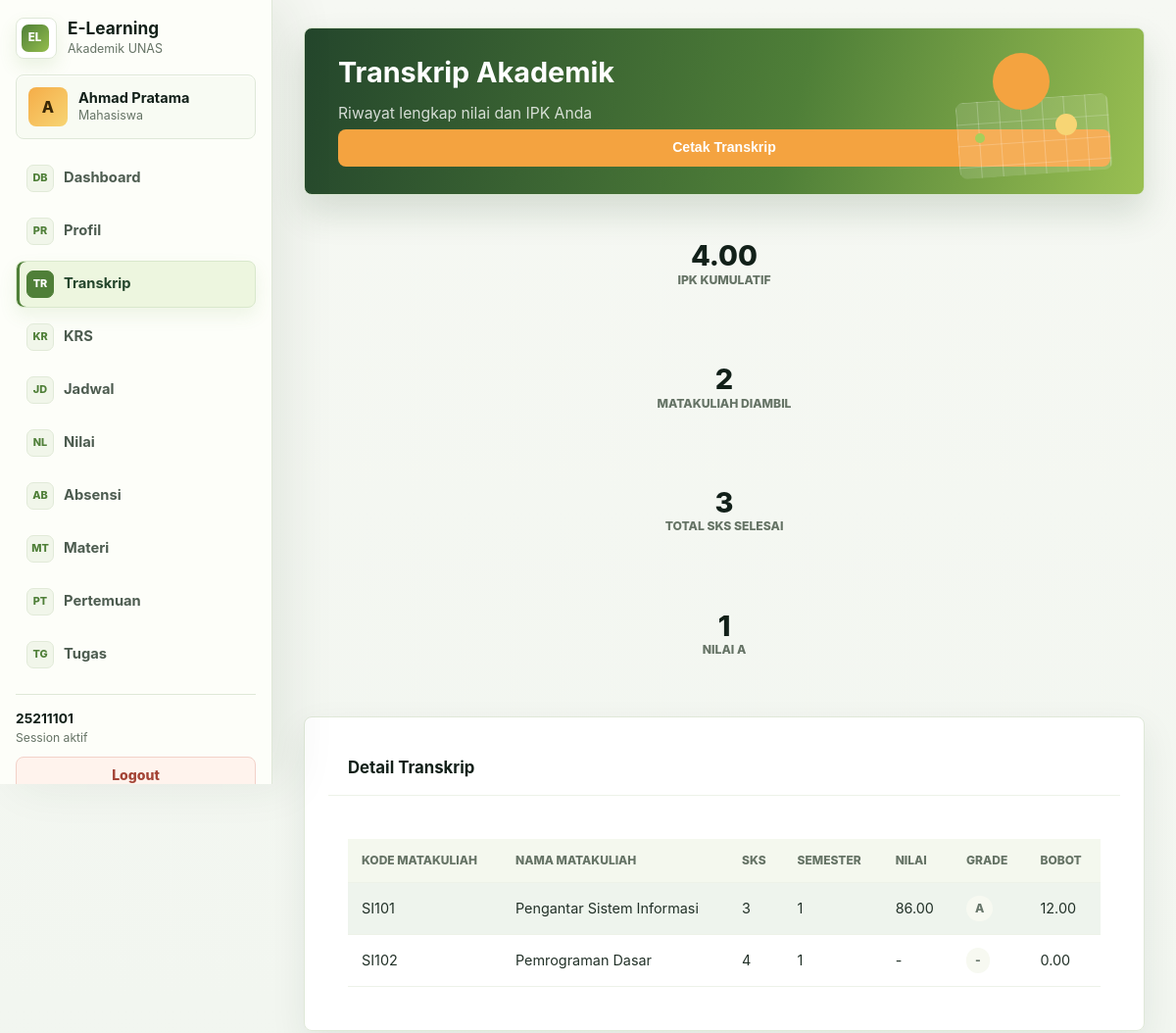
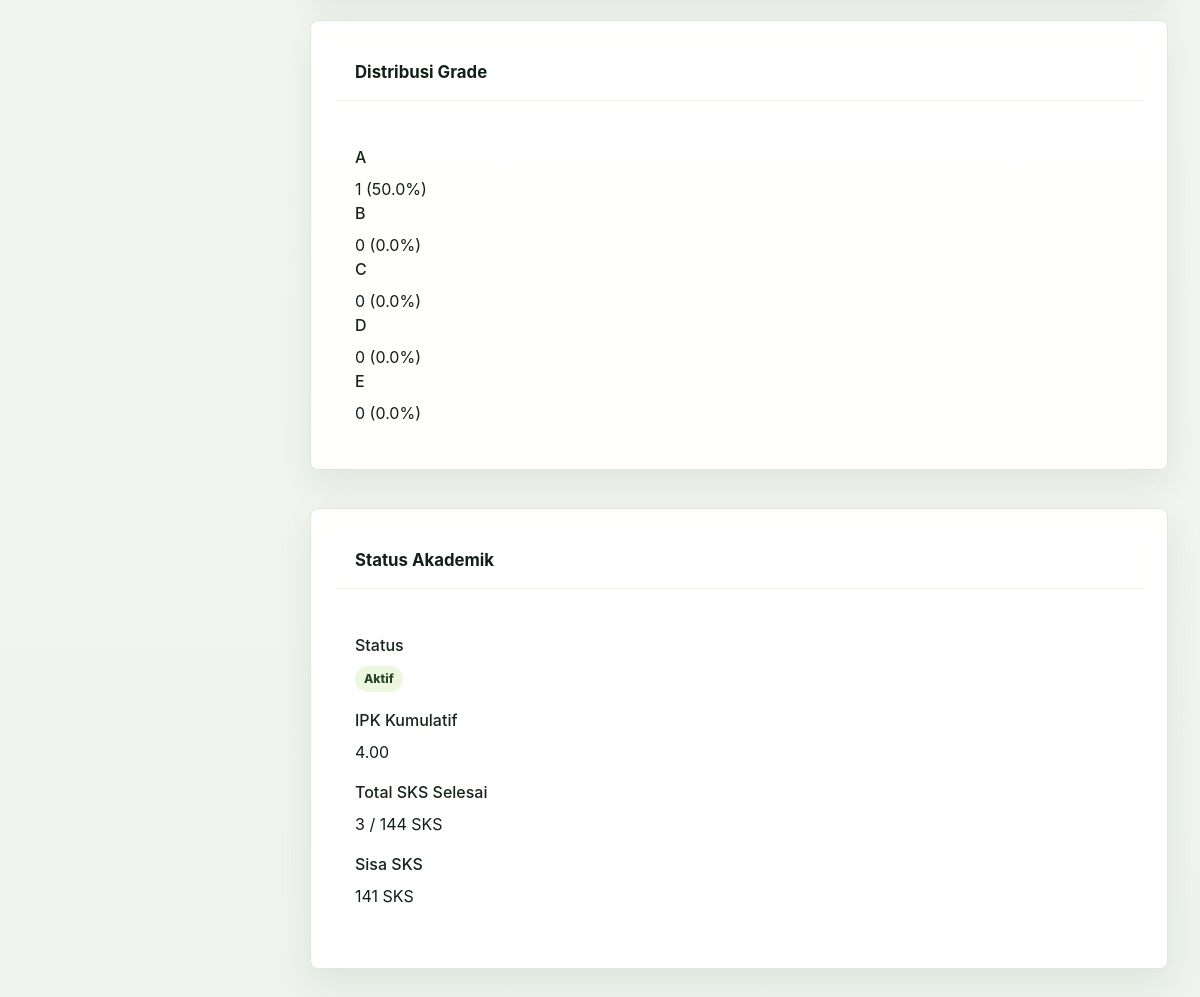
/src/mahasiswa/transkrip.php (signed in), run on the app's committed database (2 pictures, top to bottom).
### tables this page shows
CREATE TABLE IF NOT EXISTS mahasiswa (
  id INT PRIMARY KEY AUTO_INCREMENT,
  user_id INT NOT NULL UNIQUE,
  nim VARCHAR(20) UNIQUE,
  jurusan_id INT NOT NULL,
  tahun_angkatan INT NOT NULL,
  semester_saat_ini INT DEFAULT 1,
  total_sks_diambil INT DEFAULT 0,
  total_sks_lulus INT DEFAULT 0,
  ipk DECIMAL(3,2) DEFAULT 0.00,
  status_akademik ENUM('aktif', 'cuti', 'lulus', 'drop') DEFAULT 'aktif',
  created_at TIMESTAMP DEFAULT CURRENT_TIMESTAMP,
  updated_at TIMESTAMP DEFAULT CURRENT_TIMESTAMP ON UPDATE CURRENT_TIMESTAMP,
  FOREIGN KEY (user_id) REFERENCES users(id) ON DELETE CASCADE,
  FOREIGN KEY (jurusan_id) REFERENCES jurusan(id),
  INDEX idx_jurusan (jurusan_id),
  INDEX idx_tahun_angkatan (tahun_angkatan)
);

CREATE TABLE IF NOT EXISTS users (
  id INT PRIMARY KEY AUTO_INCREMENT,
  username VARCHAR(8) UNIQUE NOT NULL,
  password VARCHAR(255) NOT NULL,
  nama_lengkap VARCHAR(100) NOT NULL,
  nama_depan VARCHAR(50) NOT NULL,
  email VARCHAR(100),
  role ENUM('mahasiswa', 'dosen', 'admin') NOT NULL,
  status ENUM('aktif', 'nonaktif') DEFAULT 'aktif',
  last_login TIMESTAMP NULL,
  created_at TIMESTAMP DEFAULT CURRENT_TIMESTAMP,
  updated_at TIMESTAMP DEFAULT CURRENT_TIMESTAMP ON UPDATE CURRENT_TIMESTAMP,
  INDEX idx_username (username),
  INDEX idx_role (role)
);

CREATE TABLE IF NOT EXISTS krs (
  id INT PRIMARY KEY AUTO_INCREMENT,
  mahasiswa_id INT NOT NULL,
  matakuliah_id INT NOT NULL,
  kelas_id INT NOT NULL,
  semester INT NOT NULL,
  tahun_akademik VARCHAR(9) NOT NULL,
  status_krs ENUM('diambil', 'lulus', 'gagal', 'batal') DEFAULT 'diambil',
  nilai_akhir DECIMAL(5,2),
  grade VARCHAR(2),
  created_at TIMESTAMP DEFAULT CURRENT_TIMESTAMP,
  updated_at TIMESTAMP DEFAULT CURRENT_TIMESTAMP ON UPDATE CURRENT_TIMESTAMP,
  FOREIGN KEY (mahasiswa_id) REFERENCES mahasiswa(id) ON DELETE CASCADE,
  FOREIGN KEY (matakuliah_id) REFERENCES matakuliah(id),
  FOREIGN KEY (kelas_id) REFERENCES kelas(id),
  UNIQUE KEY unique_krs (mahasiswa_id, matakuliah_id, tahun_akademik),
  INDEX idx_mahasiswa (mahasiswa_id),
  INDEX idx_matakuliah (matakuliah_id),
  INDEX idx_tahun_akademik (tahun_akademik)
);

CREATE TABLE IF NOT EXISTS matakuliah (
  id INT PRIMARY KEY AUTO_INCREMENT,
  kode_matkul VARCHAR(10) UNIQUE NOT NULL,
  nama_matkul VARCHAR(100) NOT NULL,
  sks INT NOT NULL,
  semester INT NOT NULL,
  jurusan_id INT NOT NULL,
  deskripsi TEXT,
  created_at TIMESTAMP DEFAULT CURRENT_TIMESTAMP,
  updated_at TIMESTAMP DEFAULT CURRENT_TIMESTAMP ON UPDATE CURRENT_TIMESTAMP,
  FOREIGN KEY (jurusan_id) REFERENCES jurusan(id),
  INDEX idx_semester (semester),
  INDEX idx_jurusan (jurusan_id)
);

### src/auth/check_auth.php (called while the page is built, shortened)
<?php
function isLoggedIn() {
  return isset($_SESSION['user_id']) && !empty($_SESSION['user_id']);
}
function getCurrentUser() {
  return [
    'id' => $_SESSION['user_id'],
    'username' => $_SESSION['username'],
    'nama_lengkap' => $_SESSION['nama_lengkap'],
    'role' => $_SESSION['role'],
    'email' => $_SESSION['email'] ?? null
  ];
}
?>

### src/helpers/db.php (called while the page is built, shortened)
<?php
function executeQuery($conn, $sql, $params = [], $types = '') {
  try {
    $stmt = $conn->prepare($sql);
    if (!empty($params)) {
      $stmt->bind_param($types, ...$params);
    }
    if (!$stmt->execute()) {
      throw new Exception("Execute failed: " . $stmt->error);
    }
    return $stmt;
  } catch (Exception $e) {
    error_log("Database error: " . $e->getMessage());
    return false;
  }
}
function fetchRow($conn, $sql, $params = [], $types = '') {
  $stmt = executeQuery($conn, $sql, $params, $types);
  $result = $stmt->get_result();
  $row = $result->fetch_assoc();
  return $row;
}
function fetchOne($conn, $sql, $params = [], $types = '') {
  return fetchRow($conn, $sql, $params, $types);
}
function fetchAll($conn, $sql, $params = [], $types = '') {
  $stmt = executeQuery($conn, $sql, $params, $types);
  $result = $stmt->get_result();
  $rows = [];
  while ($row = $result->fetch_assoc()) {
    $rows[] = $row;
  }
  return $rows;
}
function getMahasiswaByUserId($conn, $userId) {
  return fetchRow($conn, "
    SELECT m.*, j.nama_jurusan, u.nama_lengkap, u.email
    FROM mahasiswa m
    JOIN jurusan j ON m.jurusan_id = j.id
    JOIN users u ON m.user_id = u.id
    WHERE m.user_id = ?
  ", [$userId], 'i');
}
function calculateGPA($grade) {
  $gradePoints = [
    'A' => 4.0,
    'A-' => 3.7,
    'B+' => 3.3,
    'B' => 3.0,
    'B-' => 2.7,
    'C+' => 2.3,
    'C' => 2.0,
    'D' => 1.0,
    'E' => 0.0
  ];
  return $gradePoints[$grade] ?? 0.0;
}
function calculateIPK($conn, $mahasiswaId) {
  $result = fetchOne($conn, "
    SELECT AVG(CASE
      WHEN grade = 'A' THEN 4.0
      WHEN grade = 'A-' THEN 3.7
      WHEN grade = 'B+' THEN 3.3
      WHEN grade = 'B' THEN 3.0
      WHEN grade = 'B-' THEN 2.7
      WHEN grade = 'C+' THEN 2.3
      WHEN grade = 'C' THEN 2.0
      WHEN grade = 'D' THEN 1.0
      ELSE 0.0
    END) as ipk
    FROM krs
    WHERE mahasiswa_id = ? AND grade IS NOT NULL
  ", [$mahasiswaId], 'i');
  return $result['ipk'] ?? 0;
}
function getTranskrip($conn, $mahasiswaId) {
  return fetchAll($conn, "
    SELECT k.*, m.kode_matkul, m.nama_matkul, m.sks, m.semester
    FROM krs k
    JOIN matakuliah m ON k.matakuliah_id = m.id
    WHERE k.mahasiswa_id = ?
    ORDER BY m.semester ASC, m.kode_matkul ASC
  ", [$mahasiswaId], 'i');
}
function getTotalSKSCompleted($conn, $mahasiswaId) {
  $result = fetchOne($conn, "
    SELECT SUM(m.sks) as total_sks
    FROM krs k
    JOIN matakuliah m ON k.matakuliah_id = m.id
    WHERE k.mahasiswa_id = ? AND k.grade IS NOT NULL
  ", [$mahasiswaId], 'i');
  return $result['total_sks'] ?? 0;
}
function getGradeDistribution($conn, $mahasiswaId) {
  $result = fetchAll($conn, "
    SELECT grade, COUNT(*) as count
    FROM krs
    WHERE mahasiswa_id = ? AND grade IS NOT NULL
    GROUP BY grade
  ", [$mahasiswaId], 'i');
  $distribution = [];
  foreach ($result as $r) {
    $distribution[$r['grade']] = $r['count'];
  }
  return $distribution;
}

### src/mahasiswa/transkrip.php (the view, shortened to what this page needs)
<?php
require_once __DIR__ . '/../../config/database.php';
require_once __DIR__ . '/../helpers/db.php';
require_once __DIR__ . '/../auth/check_auth.php';
$user = getCurrentUser();
$mahasiswa = getMahasiswaByUserId($conn, $user['id']);
$ipk = calculateIPK($conn, $mahasiswa['id']);
$transkrip = getTranskrip($conn, $mahasiswa['id']);
?>
<!DOCTYPE html>
<html lang="id">
<head>
    <link rel="stylesheet" href="/elearning_unas/public/css/style.css?v=20260702-fix3">
  <link rel="stylesheet" href="/elearning_unas/public/css/app.css?v=20260702-fix3">
</head>
<body>
    <div class="container-main">
        <?php include __DIR__ . '/../components/sidebar.php'; ?>
        <main class="content">
            <div class="page-header">
                <h1>Transkrip Akademik</h1>
                <p>Riwayat lengkap nilai dan IPK Anda</p>
                <button class="btn btn-secondary" onclick="window.print()">Cetak Transkrip</button>
            </div>
            <div class="grid grid-4">
                <div class="card-stat">
                    <div class="stat-value"><?php echo number_format($ipk, 2); ?></div>
                    <div class="stat-label">IPK Kumulatif</div>
                </div>
                <div class="card-stat">
                    <div class="stat-value"><?php echo count($transkrip); ?></div>
                    <div class="stat-label">Matakuliah Diambil</div>
                </div>
                <div class="card-stat">
                    <div class="stat-value"><?php echo getTotalSKSCompleted($conn, $mahasiswa['id']); ?></div>
                    <div class="stat-label">Total SKS Selesai</div>
                </div>
                <div class="card-stat">
                    <div class="stat-value"><?php echo getGradeDistribution($conn, $mahasiswa['id'])['A'] ?? 0; ?></div>
                    <div class="stat-label">Nilai A</div>
                </div>
            </div>
            <div class="card">
                <div class="card-header">
                    <h2>Detail Transkrip</h2>
                </div>
                <div class="card-body">
                    <table class="table table-striped">
                        <thead>
                            <tr>
                                <th>Kode Matakuliah</th>
                                <th>Nama Matakuliah</th>
                                <th>SKS</th>
                                <th>Semester</th>
                                <th>Nilai</th>
                                <th>Grade</th>
                                <th>Bobot</th>
                            </tr>
                        </thead>
                        <tbody>
                            <?php
                            foreach ($transkrip as $t):
                                $bobot = calculateGPA($t['grade']) * $t['sks'];
                            ?>
                            <tr>
                                <td><?php echo htmlspecialchars($t['kode_matkul']); ?></td>
                                <td><?php echo htmlspecialchars($t['nama_matkul']); ?></td>
                                <td><?php echo $t['sks']; ?></td>
                                <td><?php echo $t['semester']; ?></td>
                                <td><?php echo $t['nilai_akhir'] ?? '-'; ?></td>
                                <td><span class="badge badge-info"><?php echo $t['grade'] ?? '-'; ?></span></td>
                                <td><?php echo number_format($bobot, 2); ?></td>
                            </tr>
                            <?php endforeach; ?>
                        </tbody>
                    </table>
                </div>
            </div>
            <div class="grid grid-2">
                <div class="card">
                    <div class="card-header">
                        <h2>Distribusi Grade</h2>
                    </div>
                    <div class="card-body">
                        <?php
                        $grades = getGradeDistribution($conn, $mahasiswa['id']);
                        foreach (['A', 'B', 'C', 'D', 'E'] as $grade):
                            $count = $grades[$grade] ?? 0;
                            $percentage = ($count / count($transkrip)) * 100;
                        ?>
                        <div class="progress-item">
                            <label><?php echo $grade; ?></label>
                            <span><?php echo $count; ?> (<?php echo number_format($percentage, 1); ?>%)</span>
                        </div>
                        <?php endforeach; ?>
                    </div>
                </div>
                <div class="card">
                    <div class="card-header">
                        <h2>Status Akademik</h2>
                    </div>
                    <div class="card-body">
                        <div class="info-group">
                            <label>Status</label>
                            <p><span class="badge badge-success"><?php echo ucfirst($mahasiswa['status_akademik']); ?></span></p>
                        </div>
                        <div class="info-group">
                            <label>IPK Kumulatif</label>
                            <p class="highlight"><?php echo number_format($ipk, 2); ?></p>
                        </div>
                        <div class="info-group">
                            <label>Total SKS Selesai</label>
                            <p><?php echo getTotalSKSCompleted($conn, $mahasiswa['id']); ?> / 144 SKS</p>
                        </div>
                        <div class="info-group">
                            <label>Sisa SKS</label>
                            <p><?php echo 144 - getTotalSKSCompleted($conn, $mahasiswa['id']); ?> SKS</p>
                        </div>
                    </div>
                </div>
            </div>
        </main>
    </div>
</body>
</html>

### src/components/sidebar.php (shortened to what this page needs)
<?php
require_once __DIR__ . '/../auth/check_auth.php';
$current_page = basename($_SERVER['PHP_SELF']);
$user = getCurrentUser();
$roleMenus = $menus[$user['role']] ?? [];
$roleDisplay = [
  'mahasiswa' => 'Mahasiswa',
  'dosen' => 'Dosen',
  'admin' => 'Administrator'
][$user['role']] ?? 'User';
$initials = strtoupper(substr($user['nama_lengkap'] ?? 'U', 0, 1));
?>
<aside class="sidebar">
  <div class="sidebar-header">
    <div class="sidebar-brand">
      <div class="brand-mark">EL</div>
      <div>
        <h3>E-Learning</h3>
        <span>Akademik UNAS</span>
      </div>
    </div>
  </div>
  <div class="sidebar-user">
    <div class="user-avatar"><?php echo htmlspecialchars($initials); ?></div>
    <div class="user-meta">
      <strong><?php echo htmlspecialchars($user['nama_lengkap']); ?></strong>
      <span><?php echo htmlspecialchars($roleDisplay); ?></span>
    </div>
  </div>
  <nav class="sidebar-nav">
    <?php foreach ($roleMenus as $item): ?>
      <a href="<?php echo htmlspecialchars($item['href']); ?>" class="nav-item <?php echo $current_page === $item['file'] ? 'active' : ''; ?>">
        <span class="nav-icon"><?php echo htmlspecialchars($item['icon']); ?></span>
        <?php echo htmlspecialchars($item['label']); ?>
      </a>
    <?php endforeach; ?>
  </nav>
  <div class="sidebar-footer">
    <div class="sidebar-footnote">
      <strong><?php echo htmlspecialchars($user['username']); ?></strong>
      <span>Session aktif</span>
    </div>
    <a href="/elearning_unas/src/auth/logout.php" class="btn btn-danger btn-block">Logout</a>
  </div>
</aside>

### data on the page
mahasiswa: user.nama_lengkap "A", user.nama_lengkap "Ahmad Pratama", id "1", status_akademik "Aktif"
krs: matakuliah.kode_matkul "SI101", matakuliah.nama_matkul "Pengantar Sistem Informasi", matakuliah.sks "3", matakuliah.semester "1", nilai_akhir "86.00", grade "A", grade.sks "12.00"
krs: matakuliah.kode_matkul "SI102", matakuliah.nama_matkul "Pemrograman Dasar", matakuliah.sks "4", matakuliah.semester "1", nilai_akhir "-", grade "-", grade.sks "0.00"

### other printed values
$roleDisplay "Mahasiswa"
$item['icon'] "DB"
$item['label'] "Dashboard"
$item['icon'] "PR"
$item['label'] "Profil"
$item['icon'] "TR"
$item['label'] "Transkrip"
$item['icon'] "KR"
$item['label'] "KRS"
$item['icon'] "JD"
$item['label'] "Jadwal"
$item['icon'] "NL"
$item['label'] "Nilai"
$item['icon'] "AB"
$item['label'] "Absensi"
